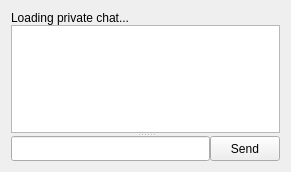
<?xml version="1.0" encoding="UTF-8"?>
<ui version="4.0">
 <class>PrivateChatBox</class>
 <widget class="QWidget" name="PrivateChatBox">
  <property name="geometry">
   <rect>
    <x>0</x>
    <y>0</y>
    <width>291</width>
    <height>172</height>
   </rect>
  </property>
  <layout class="QHBoxLayout" name="horizontalLayout_3">
   <item>
    <widget class="QSplitter" name="splitter">
     <property name="orientation">
      <enum>Qt::Vertical</enum>
     </property>
     <property name="handleWidth">
      <number>3</number>
     </property>
     <property name="childrenCollapsible">
      <bool>false</bool>
     </property>
     <widget class="QWidget" name="layoutWidget">
      <layout class="QVBoxLayout" name="verticalLayout" stretch="0,0,400">
       <property name="spacing">
        <number>0</number>
       </property>
       <item>
        <widget class="QLabel" name="titleLb">
         <property name="text">
          <string>Loading private chat...</string>
         </property>
        </widget>
       </item>
       <item>
        <spacer name="horizontalSpacer">
         <property name="orientation">
          <enum>Qt::Horizontal</enum>
         </property>
         <property name="sizeHint" stdset="0">
          <size>
           <width>500</width>
           <height>0</height>
          </size>
         </property>
        </spacer>
       </item>
       <item>
        <layout class="QHBoxLayout" name="horizontalLayout_2" stretch="0,0">
         <property name="spacing">
          <number>0</number>
         </property>
         <item>
          <widget class="QTextEdit" name="chatText">
           <property name="minimumSize">
            <size>
             <width>0</width>
             <height>50</height>
            </size>
           </property>
           <property name="sizeIncrement">
            <size>
             <width>0</width>
             <height>10000</height>
            </size>
           </property>
           <property name="baseSize">
            <size>
             <width>0</width>
             <height>10000</height>
            </size>
           </property>
           <property name="verticalScrollBarPolicy">
            <enum>Qt::ScrollBarAsNeeded</enum>
           </property>
           <property name="horizontalScrollBarPolicy">
            <enum>Qt::ScrollBarAlwaysOff</enum>
           </property>
           <property name="readOnly">
            <bool>true</bool>
           </property>
          </widget>
         </item>
         <item>
          <spacer name="verticalSpacer">
           <property name="orientation">
            <enum>Qt::Vertical</enum>
           </property>
           <property name="sizeType">
            <enum>QSizePolicy::Expanding</enum>
           </property>
           <property name="sizeHint" stdset="0">
            <size>
             <width>0</width>
             <height>2500</height>
            </size>
           </property>
          </spacer>
         </item>
        </layout>
       </item>
      </layout>
     </widget>
     <widget class="QWidget" name="layoutWidget_2">
      <layout class="QHBoxLayout" name="horizontalLayout_5" stretch="0,1">
       <property name="spacing">
        <number>0</number>
       </property>
       <item>
        <widget class="QLineEdit" name="chatLineEdit">
         <property name="minimumSize">
          <size>
           <width>50</width>
           <height>25</height>
          </size>
         </property>
         <property name="toolTip">
          <string/>
         </property>
         <property name="statusTip">
          <string/>
         </property>
         <property name="whatsThis">
          <string/>
         </property>
         <property name="accessibleName">
          <string/>
         </property>
         <property name="accessibleDescription">
          <string/>
         </property>
         <property name="inputMask">
          <string/>
         </property>
         <property name="text">
          <string/>
         </property>
         <property name="echoMode">
          <enum>QLineEdit::Normal</enum>
         </property>
        </widget>
       </item>
       <item>
        <widget class="QPushButton" name="sendMsgBtn">
         <property name="sizePolicy">
          <sizepolicy hsizetype="Minimum" vsizetype="Minimum">
           <horstretch>50</horstretch>
           <verstretch>50</verstretch>
          </sizepolicy>
         </property>
         <property name="minimumSize">
          <size>
           <width>0</width>
           <height>20</height>
          </size>
         </property>
         <property name="maximumSize">
          <size>
           <width>70</width>
           <height>16777215</height>
          </size>
         </property>
         <property name="text">
          <string>Send</string>
         </property>
        </widget>
       </item>
      </layout>
     </widget>
    </widget>
   </item>
  </layout>
 </widget>
 <resources/>
 <connections/>
</ui>
